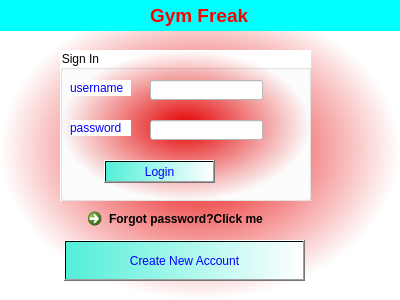
<?xml version="1.0" encoding="UTF-8"?>
<ui version="4.0">
 <class>login</class>
 <widget class="QDialog" name="login">
  <property name="geometry">
   <rect>
    <x>0</x>
    <y>0</y>
    <width>400</width>
    <height>300</height>
   </rect>
  </property>
  <property name="windowTitle">
   <string>Dialog</string>
  </property>
  <property name="styleSheet">
   <string notr="true">background-color: qradialgradient(spread:pad, cx:0.5, cy:0.5, radius:0.5, fx:0.5, fy:0.5, stop:0 rgba(230, 0, 0, 255), stop:1 rgba(255, 255, 255, 255));</string>
  </property>
  <widget class="QGroupBox" name="groupBox">
   <property name="geometry">
    <rect>
     <x>60</x>
     <y>50</y>
     <width>251</width>
     <height>151</height>
    </rect>
   </property>
   <property name="title">
    <string>Sign In</string>
   </property>
   <widget class="QLabel" name="label">
    <property name="geometry">
     <rect>
      <x>10</x>
      <y>30</y>
      <width>61</width>
      <height>16</height>
     </rect>
    </property>
    <property name="styleSheet">
     <string notr="true">background-color: rgb(255, 255, 255);
color: rgb(0, 0, 255);</string>
    </property>
    <property name="text">
     <string>username</string>
    </property>
   </widget>
   <widget class="QLabel" name="label_2">
    <property name="geometry">
     <rect>
      <x>10</x>
      <y>70</y>
      <width>61</width>
      <height>16</height>
     </rect>
    </property>
    <property name="styleSheet">
     <string notr="true">background-color: rgb(255, 255, 255);
color: rgb(0, 0, 255);</string>
    </property>
    <property name="text">
     <string>password</string>
    </property>
   </widget>
   <widget class="QLineEdit" name="leuser">
    <property name="geometry">
     <rect>
      <x>90</x>
      <y>30</y>
      <width>113</width>
      <height>20</height>
     </rect>
    </property>
    <property name="styleSheet">
     <string notr="true">background-color: rgb(255, 255, 255);</string>
    </property>
   </widget>
   <widget class="QLineEdit" name="lepass">
    <property name="geometry">
     <rect>
      <x>90</x>
      <y>70</y>
      <width>113</width>
      <height>20</height>
     </rect>
    </property>
    <property name="styleSheet">
     <string notr="true">background-color: rgb(255, 255, 255);</string>
    </property>
    <property name="echoMode">
     <enum>QLineEdit::Password</enum>
    </property>
   </widget>
   <widget class="QPushButton" name="pushButton">
    <property name="geometry">
     <rect>
      <x>44</x>
      <y>110</y>
      <width>111</width>
      <height>23</height>
     </rect>
    </property>
    <property name="styleSheet">
     <string notr="true">background-color: qlineargradient(spread:pad, x1:0, y1:0, x2:1, y2:0, stop:0 rgba(82, 239, 216, 255), stop:1 rgba(255, 255, 255, 255));
color: rgb(0, 0, 255);</string>
    </property>
    <property name="text">
     <string>Login</string>
    </property>
   </widget>
  </widget>
  <widget class="QCommandLinkButton" name="commandLinkButton">
   <property name="geometry">
    <rect>
     <x>80</x>
     <y>201</y>
     <width>251</width>
     <height>31</height>
    </rect>
   </property>
   <property name="text">
    <string>Forgot password?Click me</string>
   </property>
  </widget>
  <widget class="QPushButton" name="pushButton_2">
   <property name="geometry">
    <rect>
     <x>64</x>
     <y>240</y>
     <width>241</width>
     <height>41</height>
    </rect>
   </property>
   <property name="styleSheet">
    <string notr="true">background-color: qlineargradient(spread:pad, x1:0, y1:0, x2:1, y2:0, stop:0 rgba(82, 239, 216, 255), stop:1 rgba(255, 255, 255, 255));
color: rgb(0, 0, 255);</string>
   </property>
   <property name="text">
    <string>Create New Account</string>
   </property>
  </widget>
  <widget class="QLabel" name="label_3">
   <property name="geometry">
    <rect>
     <x>0</x>
     <y>0</y>
     <width>401</width>
     <height>31</height>
    </rect>
   </property>
   <property name="styleSheet">
    <string notr="true">background-color: rgb(0, 255, 255);</string>
   </property>
   <property name="text">
    <string/>
   </property>
  </widget>
  <widget class="QLabel" name="label_4">
   <property name="geometry">
    <rect>
     <x>150</x>
     <y>0</y>
     <width>101</width>
     <height>31</height>
    </rect>
   </property>
   <property name="styleSheet">
    <string notr="true">background-color: rgb(0, 255, 255);</string>
   </property>
   <property name="text">
    <string>&lt;html&gt;&lt;head/&gt;&lt;body&gt;&lt;p&gt;&lt;span style=&quot; font-size:14pt; font-weight:600; color:#ff0000;&quot;&gt;Gym Freak&lt;/span&gt;&lt;/p&gt;&lt;/body&gt;&lt;/html&gt;</string>
   </property>
  </widget>
 </widget>
 <resources/>
 <connections/>
</ui>
